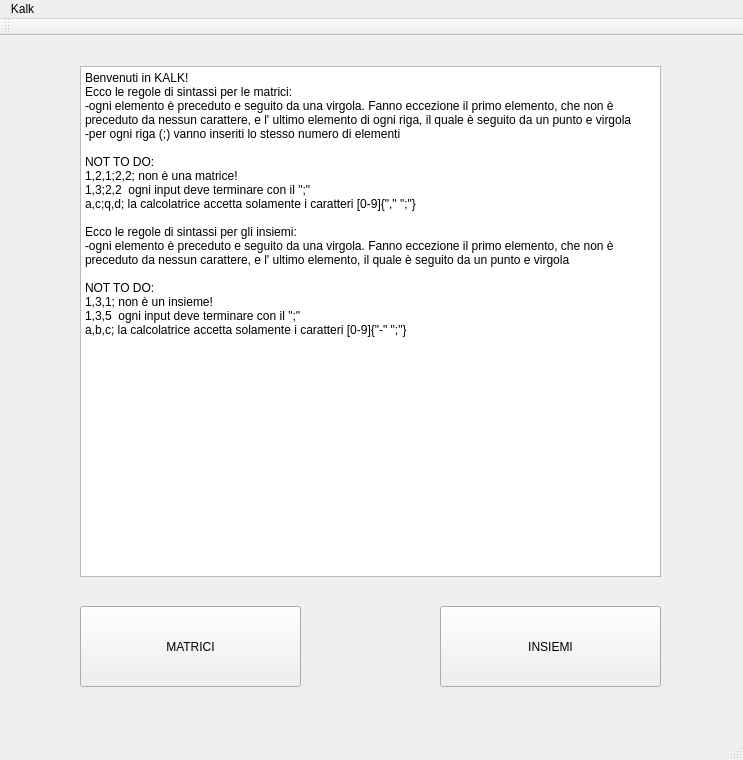
<?xml version="1.0" encoding="UTF-8"?>
<ui version="4.0">
 <class>MainWindow</class>
 <widget class="QMainWindow" name="MainWindow">
  <property name="geometry">
   <rect>
    <x>0</x>
    <y>0</y>
    <width>743</width>
    <height>760</height>
   </rect>
  </property>
  <property name="font">
   <font>
    <family>MS Shell Dlg 2</family>
   </font>
  </property>
  <property name="windowTitle">
   <string>MainWindow</string>
  </property>
  <property name="layoutDirection">
   <enum>Qt::LeftToRight</enum>
  </property>
  <widget class="QWidget" name="centralWidget">
   <widget class="QPlainTextEdit" name="plainTextEdit">
    <property name="enabled">
     <bool>true</bool>
    </property>
    <property name="geometry">
     <rect>
      <x>80</x>
      <y>30</y>
      <width>581</width>
      <height>511</height>
     </rect>
    </property>
    <property name="font">
     <font>
      <family>MS Shell Dlg 2</family>
     </font>
    </property>
    <property name="autoFillBackground">
     <bool>false</bool>
    </property>
    <property name="readOnly">
     <bool>true</bool>
    </property>
    <property name="plainText">
     <string>Benvenuti in KALK!
Ecco le regole di sintassi per le matrici:
-ogni elemento è preceduto e seguito da una virgola. Fanno eccezione il primo elemento, che non è preceduto da nessun carattere, e l' ultimo elemento di ogni riga, il quale è seguito da un punto e virgola
-per ogni riga (;) vanno inseriti lo stesso numero di elementi

NOT TO DO: 
1,2,1;2,2; non è una matrice!
1,3;2,2  ogni input deve terminare con il &quot;;&quot;
a,c;q,d; la calcolatrice accetta solamente i caratteri [0-9]{&quot;,&quot; &quot;;&quot;}

Ecco le regole di sintassi per gli insiemi:
-ogni elemento è preceduto e seguito da una virgola. Fanno eccezione il primo elemento, che non è preceduto da nessun carattere, e l' ultimo elemento, il quale è seguito da un punto e virgola

NOT TO DO: 
1,3,1; non è un insieme!
1,3,5  ogni input deve terminare con il &quot;;&quot;
a,b,c; la calcolatrice accetta solamente i caratteri [0-9]{&quot;-&quot; &quot;;&quot;}</string>
    </property>
   </widget>
   <widget class="QPushButton" name="startInsimi">
    <property name="geometry">
     <rect>
      <x>440</x>
      <y>570</y>
      <width>221</width>
      <height>81</height>
     </rect>
    </property>
    <property name="font">
     <font>
      <family>MS Shell Dlg 2</family>
     </font>
    </property>
    <property name="text">
     <string>INSIEMI</string>
    </property>
   </widget>
   <widget class="QPushButton" name="startMatrici">
    <property name="geometry">
     <rect>
      <x>80</x>
      <y>570</y>
      <width>221</width>
      <height>81</height>
     </rect>
    </property>
    <property name="font">
     <font>
      <family>MS Shell Dlg 2</family>
     </font>
    </property>
    <property name="text">
     <string>MATRICI</string>
    </property>
   </widget>
  </widget>
  <widget class="QMenuBar" name="menuBar">
   <property name="geometry">
    <rect>
     <x>0</x>
     <y>0</y>
     <width>743</width>
     <height>17</height>
    </rect>
   </property>
   <widget class="QMenu" name="menuKalk">
    <property name="font">
     <font>
      <family>MS Shell Dlg 2</family>
     </font>
    </property>
    <property name="title">
     <string>Kalk</string>
    </property>
   </widget>
   <addaction name="menuKalk"/>
  </widget>
  <widget class="QToolBar" name="mainToolBar">
   <property name="font">
    <font>
     <family>MS Shell Dlg 2</family>
    </font>
   </property>
   <attribute name="toolBarArea">
    <enum>TopToolBarArea</enum>
   </attribute>
   <attribute name="toolBarBreak">
    <bool>false</bool>
   </attribute>
  </widget>
  <widget class="QStatusBar" name="statusBar"/>
 </widget>
 <layoutdefault spacing="6" margin="11"/>
 <resources/>
 <connections/>
</ui>
